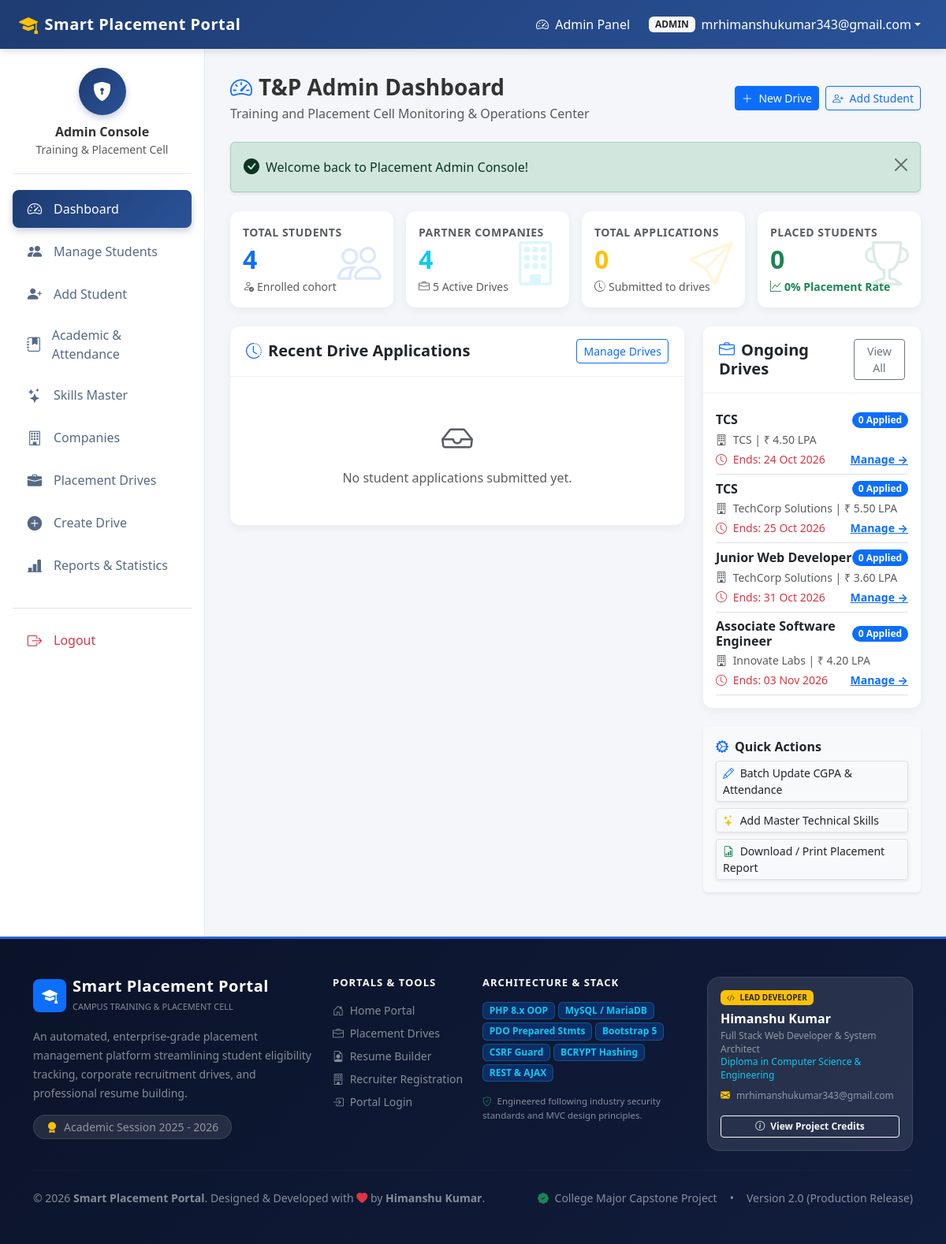
The app's page /admin/dashboard.php (signed in) with its own data.
### tables this page shows
CREATE TABLE `placement_drives` (
  `id` int(11) NOT NULL AUTO_INCREMENT,
  `company_id` int(11) NOT NULL,
  `job_title` varchar(100) NOT NULL,
  `job_description` text NOT NULL,
  `package_lpa` decimal(6,2) DEFAULT 0.00,
  `job_location` varchar(100) NOT NULL DEFAULT 'On-Site',
  `min_cgpa` decimal(4,2) NOT NULL DEFAULT 6.00,
  `min_attendance` decimal(5,2) NOT NULL DEFAULT 75.00,
  `max_backlogs` int(11) NOT NULL DEFAULT 0,
  `allowed_branches` varchar(255) NOT NULL DEFAULT 'All',
  `drive_date` date NOT NULL,
  `deadline` date NOT NULL,
  `status` enum('Upcoming','Active','Closed') NOT NULL DEFAULT 'Active',
  `created_at` timestamp NOT NULL DEFAULT current_timestamp(),
  PRIMARY KEY (`id`),
  KEY `fk_drives_company` (`company_id`),
  CONSTRAINT `fk_drives_company` FOREIGN KEY (`company_id`) REFERENCES `companies` (`id`) ON DELETE CASCADE ON UPDATE CASCADE
);

CREATE TABLE `companies` (
  `id` int(11) NOT NULL AUTO_INCREMENT,
  `name` varchar(100) NOT NULL,
  `website` varchar(150) DEFAULT NULL,
  `contact_email` varchar(100) DEFAULT NULL,
  `contact_phone` varchar(20) DEFAULT NULL,
  `location` varchar(100) DEFAULT NULL,
  `description` text DEFAULT NULL,
  `created_at` timestamp NOT NULL DEFAULT current_timestamp(),
  PRIMARY KEY (`id`)
);

### config/functions.php (called while the page is built, shortened)
<?php
function e($string) {
    return htmlspecialchars((string)($string ?? ''), ENT_QUOTES, 'UTF-8');
}
function formatPortalDate($dateStr) {
    return date('d M Y', strtotime($dateStr));
}

### admin/dashboard.php (the view, shortened to what this page needs)
<?php
require_once __DIR__ . '/../config/functions.php';
$totalStudents = $pdo->query("SELECT COUNT(*) FROM students")->fetchColumn() ?: 0;
$totalCompanies = $pdo->query("SELECT COUNT(*) FROM companies")->fetchColumn() ?: 0;
$activeDrives = $pdo->query("SELECT COUNT(*) FROM placement_drives WHERE status = 'Active'")->fetchColumn() ?: 0;
$totalApplications = $pdo->query("SELECT COUNT(*) FROM applications")->fetchColumn() ?: 0;
$placedStudents = $pdo->query("SELECT COUNT(DISTINCT student_id) FROM applications WHERE status = 'Selected'")->fetchColumn() ?: 0;
$placementRate = $totalStudents > 0 ? round(($placedStudents / $totalStudents) * 100, 1) : 0;
$recentApps = $pdo->query("
    SELECT a.*, s.enrollment_no, s.first_name, s.last_name, s.department,
           d.job_title, c.name as company_name, ar.cgpa, ar.attendance_percentage
    FROM applications a
    JOIN students s ON a.student_id = s.id
    JOIN placement_drives d ON a.drive_id = d.id
    JOIN companies c ON d.company_id = c.id
    LEFT JOIN academic_records ar ON s.id = ar.student_id
    ORDER BY a.applied_at DESC
    LIMIT 6
")->fetchAll();
$drivesList = $pdo->query("
    SELECT d.*, c.name as company_name,
           (SELECT COUNT(*) FROM applications WHERE drive_id = d.id) as application_count
    FROM placement_drives d
    JOIN companies c ON d.company_id = c.id
    WHERE d.status = 'Active'
    ORDER BY d.deadline ASC
    LIMIT 4
")->fetchAll();
require_once __DIR__ . '/../includes/header.php';
require_once __DIR__ . '/../includes/navbar.php';
?>
<div class="dashboard-container">
    <?php require_once __DIR__ . '/../includes/sidebar_admin.php'; ?>
    <main class="portal-content">
        <div class="container-fluid p-0">
            <div class="d-flex justify-content-between align-items-center mb-4">
                <div>
                    <h3 class="fw-bold mb-1"><i class="bi bi-speedometer2 text-primary me-2"></i>T&P Admin Dashboard</h3>
                    <p class="text-muted mb-0">Training and Placement Cell Monitoring & Operations Center</p>
                </div>
                <div class="d-flex gap-2">
                    <a href="<?= BASE_URL ?>admin/drive_create.php" class="btn btn-primary btn-sm">
                        <i class="bi bi-plus-lg me-1"></i> New Drive
                    </a>
                    <a href="<?= BASE_URL ?>admin/student_add.php" class="btn btn-outline-primary btn-sm">
                        <i class="bi bi-person-plus me-1"></i> Add Student
                    </a>
                </div>
            </div>
            <?php require_once __DIR__ . '/../includes/alerts.php'; ?>
            <div class="row g-3 mb-4">
                <div class="col-sm-6 col-xl-3">
                    <div class="card stat-card bg-white p-3">
                        <i class="bi bi-people text-primary stat-icon"></i>
                        <span class="stat-label text-muted">Total Students</span>
                        <div class="stat-value text-primary"><?= $totalStudents ?></div>
                        <small class="text-muted"><i class="bi bi-person-check me-1"></i>Enrolled cohort</small>
                    </div>
                </div>
                <div class="col-sm-6 col-xl-3">
                    <div class="card stat-card bg-white p-3">
                        <i class="bi bi-building text-info stat-icon"></i>
                        <span class="stat-label text-muted">Partner Companies</span>
                        <div class="stat-value text-info"><?= $totalCompanies ?></div>
                        <small class="text-muted"><i class="bi bi-briefcase me-1"></i><?= $activeDrives ?> Active Drives</small>
                    </div>
                </div>
                <div class="col-sm-6 col-xl-3">
                    <div class="card stat-card bg-white p-3">
                        <i class="bi bi-send text-warning stat-icon"></i>
                        <span class="stat-label text-muted">Total Applications</span>
                        <div class="stat-value text-warning"><?= $totalApplications ?></div>
                        <small class="text-muted"><i class="bi bi-clock-history me-1"></i>Submitted to drives</small>
                    </div>
                </div>
                <div class="col-sm-6 col-xl-3">
                    <div class="card stat-card bg-white p-3">
                        <i class="bi bi-trophy text-success stat-icon"></i>
                        <span class="stat-label text-muted">Placed Students</span>
                        <div class="stat-value text-success"><?= $placedStudents ?></div>
                        <small class="text-success fw-bold"><i class="bi bi-graph-up me-1"></i><?= $placementRate ?>% Placement Rate</small>
                    </div>
                </div>
            </div>
            <div class="row g-4 mb-4">
                <div class="col-lg-8">
                    <div class="card card-portal">
                        <div class="card-header d-flex justify-content-between align-items-center">
                            <h5 class="mb-0 fw-bold"><i class="bi bi-clock-history me-2 text-primary"></i>Recent Drive Applications</h5>
                            <a href="<?= BASE_URL ?>admin/drives.php" class="btn btn-sm btn-outline-primary">Manage Drives</a>
                        </div>
                        <div class="card-body p-0">
                            <?php if (!empty($recentApps)): ?>
                                <div class="table-responsive">
                                    <table class="table table-hover table-portal align-middle mb-0">
                                        <thead>
                                            <tr>
                                                <th>Student</th>
                                                <th>Applied Drive</th>
                                                <th>CGPA / Att.</th>
                                                <th>Status</th>
                                                <th class="text-end">Action</th>
                                            </tr>
                                        </thead>
                                        <tbody>
                                            <?php foreach ($recentApps as $app): ?>
                                                <tr>
                                                    <td>
                                                        <strong class="d-block text-dark"><?= e($app['first_name'] . ' ' . $app['last_name']) ?></strong>
                                                        <small class="text-muted"><?= e($app['enrollment_no']) ?> (<?= e($app['department']) ?>)</small>
                                                    </td>
                                                    <td>
                                                        <strong class="d-block text-dark"><?= e($app['job_title']) ?></strong>
                                                        <small class="text-muted"><?= e($app['company_name']) ?></small>
                                                    </td>
                                                    <td>
                                                        <span class="badge bg-light text-dark">CGPA: <?= number_format((float)($app['cgpa'] ?? 0), 2) ?></span>
                                                        <span class="badge bg-light text-dark"><?= number_format((float)($app['attendance_percentage'] ?? 0), 1) ?>%</span>
                                                    </td>
                                                    <td><?= getStatusBadge($app['status']) ?></td>
                                                    <td class="text-end">
                                                        <a href="<?= BASE_URL ?>admin/drive_view.php?id=<?= $app['drive_id'] ?>" class="btn btn-sm btn-outline-primary">
                                                            <i class="bi bi-pencil-square"></i> Review
                                                        </a>
                                                    </td>
                                                </tr>
                                            <?php endforeach; ?>
                                        </tbody>
                                    </table>
                                </div>
                            <?php else: ?>
                                <div class="text-center py-5 text-muted">
                                    <i class="bi bi-inbox fs-1 d-block mb-2"></i>
                                    No student applications submitted yet.
                                </div>
                            <?php endif; ?>
                        </div>
                    </div>
                </div>
                <div class="col-lg-4">
                    <div class="card card-portal">
                        <div class="card-header d-flex justify-content-between align-items-center">
                            <h5 class="mb-0 fw-bold"><i class="bi bi-briefcase me-2 text-primary"></i>Ongoing Drives</h5>
                            <a href="<?= BASE_URL ?>admin/drives.php" class="btn btn-sm btn-outline-secondary">View All</a>
                        </div>
                        <div class="card-body p-3">
                            <?php if (!empty($drivesList)): ?>
                                <div class="list-group list-group-flush">
                                    <?php foreach ($drivesList as $dr): ?>
                                        <div class="list-group-item px-0 py-2 border-bottom">
                                            <div class="d-flex justify-content-between align-items-center mb-1">
                                                <h6 class="mb-0 fw-bold text-dark"><?= e($dr['job_title']) ?></h6>
                                                <span class="badge bg-primary rounded-pill"><?= $dr['application_count'] ?> Applied</span>
                                            </div>
                                            <div class="small text-muted mb-1">
                                                <i class="bi bi-building me-1"></i> <?= e($dr['company_name']) ?> | ₹ <?= number_format((float)$dr['package_lpa'], 2) ?> LPA
                                            </div>
                                            <div class="d-flex justify-content-between align-items-center small">
                                                <span class="text-danger"><i class="bi bi-clock me-1"></i> Ends: <?= formatPortalDate($dr['deadline']) ?></span>
                                                <a href="<?= BASE_URL ?>admin/drive_view.php?id=<?= $dr['id'] ?>" class="text-primary fw-bold">Manage &rarr;</a>
                                            </div>
                                        </div>
                                    <?php endforeach; ?>
                                </div>
                            <?php else: ?>
                                <p class="text-muted text-center py-4 mb-0">No active placement drives.</p>
                            <?php endif; ?>
                        </div>
                    </div>
                    <div class="card bg-light border-0 shadow-sm p-3">
                        <h6 class="fw-bold text-dark mb-2"><i class="bi bi-gear-wide-connected text-primary me-2"></i>Quick Actions</h6>
                        <div class="d-grid gap-2 small">
                            <a href="<?= BASE_URL ?>admin/academics.php" class="btn btn-white btn-sm text-start border shadow-sm">
                                <i class="bi bi-pencil me-1 text-primary"></i> Batch Update CGPA & Attendance
                            </a>
                            <a href="<?= BASE_URL ?>admin/skills_master.php" class="btn btn-white btn-sm text-start border shadow-sm">
                                <i class="bi bi-stars me-1 text-warning"></i> Add Master Technical Skills
                            </a>
                            <a href="<?= BASE_URL ?>admin/reports.php" class="btn btn-white btn-sm text-start border shadow-sm">
                                <i class="bi bi-file-earmark-bar-graph me-1 text-success"></i> Download / Print Placement Report
                            </a>
                        </div>
                    </div>
                </div>
            </div>
        </div>
    </main>
</div>
<?php require_once __DIR__ . '/../includes/footer.php'; ?>

### records on screen
placement_drives: job_title "TCS", application_count "0", company.name "TCS", package_lpa "4.50", deadline "24 Oct 2026"
placement_drives: job_title "TCS", application_count "0", company.name "TechCorp Solutions", package_lpa "5.50", deadline "25 Oct 2026"
placement_drives: job_title "Junior Web Developer", application_count "0", company.name "TechCorp Solutions", package_lpa "3.60", deadline "31 Oct 2026"
placement_drives: job_title "Associate Software Engineer", application_count "0", company.name "Innovate Labs", package_lpa "4.20", deadline "03 Nov 2026"

### other values on screen
$_SESSION['role'] "ADMIN"
$_SESSION['email'] "mrhimanshukumar343@gmail.com"
$message "Welcome back to Placement Admin Console!"
$totalStudents "4"
$totalCompanies "4"
$activeDrives "5"
$totalApplications "0"
$placedStudents "0"
$placementRate "0"
APP_NAME "Smart Placement Portal"
